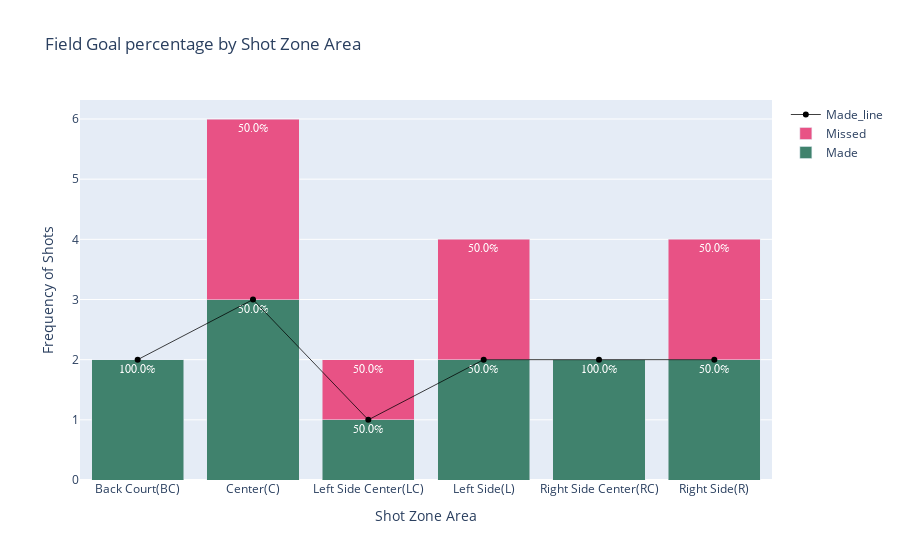

The notebook cell saved with this chart:
### Code cell
league_copy = league_avg_2.copy()

cross_tab = pd.crosstab(league_copy['SHOT_ZONE_AREA'], league_copy['SHOT_MADE_FLAG'], margins=True)
cross_tab['FG_PCT'] = round(cross_tab[1]/cross_tab['All'],3)

main_data = cross_tab.drop(columns='All')[:-1]  
made = [str(round(data*100,1)) + '%' for data in main_data.FG_PCT]
missed = [str(round((1-data)*100,1)) + '%' for data in main_data.FG_PCT]
x = main_data.index
color_1 = dict(color='#40826d')
color_2 = dict(color='#E85285')
scatter_line = dict(color='black', width=.75)
font = dict(family='sans serif', size=12, color='white')

made_bar = go.Bar(
    text= made,
    name = 'Made',
    x = x,
    y = main_data[1],
    textfont = font,
    marker = color_1,
)

line = go.Scatter(
    x = x,
    y = main_data[1],
    line = scatter_line,
    name='Made_line'
)

missed_bar = go.Bar(
    text = missed,
    name ='Missed',
    x = x,
    y = main_data[0],
    textfont = font,
    marker = color_2,
)

fig_data = [made_bar, missed_bar, line]

fig = go.Figure(data=fig_data)

fig.update_layout(go.Layout(
    
    title = 'Field Goal percentage by Shot Zone Area',
    yaxis_title = 'Frequency of Shots',
    xaxis_title = 'Shot Zone Area',
    showlegend =True,
    barmode='stack'
))

plotly.offline.iplot(fig)

### Figure 1 — Plotly figure (JSON) as saved in the notebook; plotly's stock layout.template omitted (floating-point values rounded to 4 significant figures)
{"data": [{"marker": {"color": "#40826d"}, "name": "Made", "text": ["100.0%", "50.0%", "50.0%", "50.0%", "100.0%", "50.0%"], "textfont": {"color": "white", "family": "sans serif", "size": 12}, "type": "bar", "x": ["Back Court(BC)", "Center(C)", "Left Side Center(LC)", "Left Side(L)", "Right Side Center(RC)", "Right Side(R)"], "y": [2, 3, 1, 2, 2, 2]}, {"marker": {"color": "#E85285"}, "name": "Missed", "text": ["0.0%", "50.0%", "50.0%", "50.0%", "0.0%", "50.0%"], "textfont": {"color": "white", "family": "sans serif", "size": 12}, "type": "bar", "x": ["Back Court(BC)", "Center(C)", "Left Side Center(LC)", "Left Side(L)", "Right Side Center(RC)", "Right Side(R)"], "y": [0, 3, 1, 2, 0, 2]}, {"line": {"color": "black", "width": 0.75}, "name": "Made_line", "type": "scatter", "x": ["Back Court(BC)", "Center(C)", "Left Side Center(LC)", "Left Side(L)", "Right Side Center(RC)", "Right Side(R)"], "y": [2, 3, 1, 2, 2, 2]}], "layout": {"barmode": "stack", "showlegend": true, "title": {"text": "Field Goal percentage by Shot Zone Area"}, "xaxis": {"title": {"text": "Shot Zone Area"}}, "yaxis": {"title": {"text": "Frequency of Shots"}}}}
